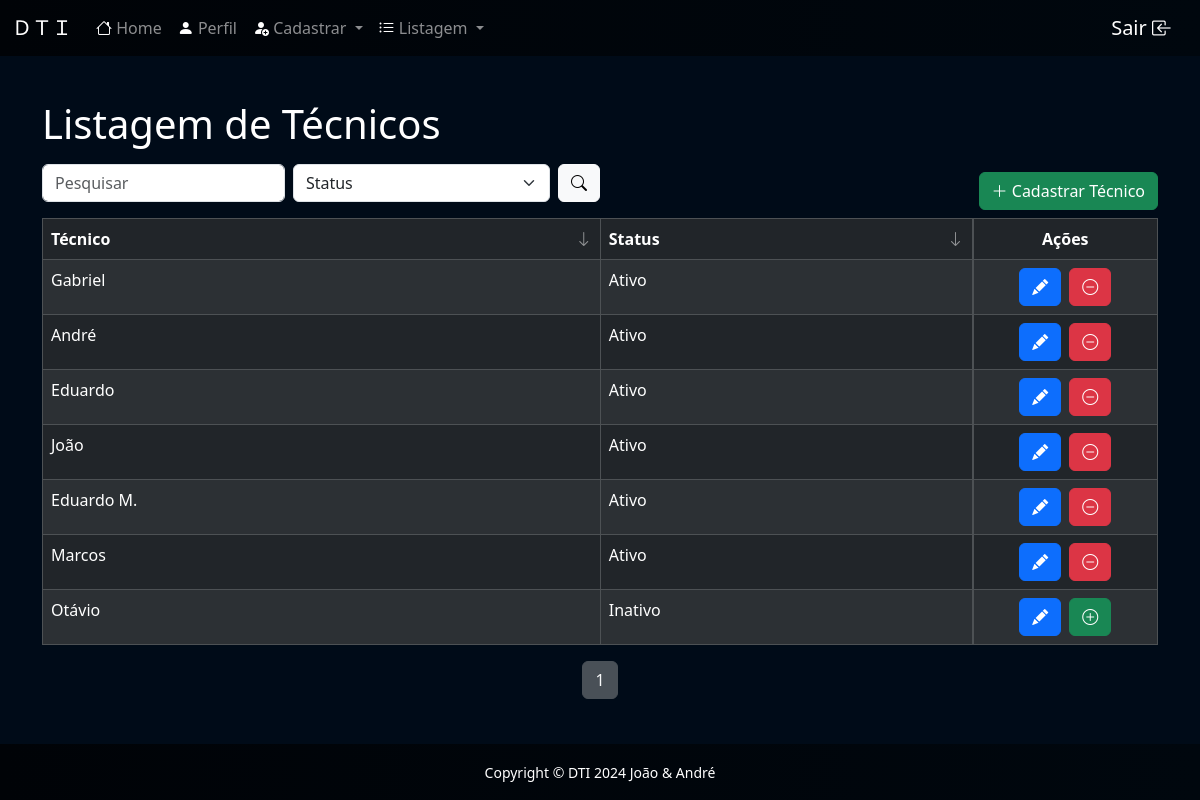
Page /listar/list-tecnico.php (signed in) on the earlier database version.
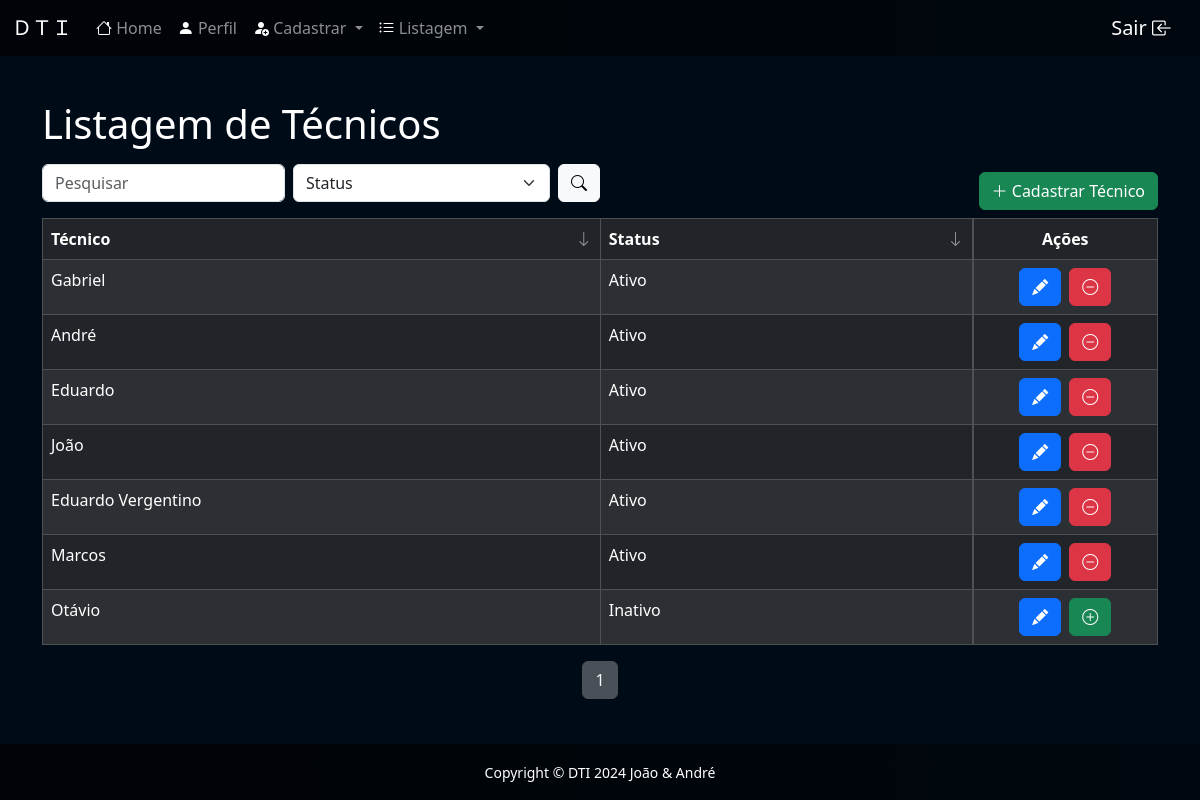
Same page on the later database version.
### tables this page shows
CREATE TABLE `tecnico` (
  `id` int(11) NOT NULL,
  `nome` varchar(100) NOT NULL,
  `status` int(1) NOT NULL
);

### listar/list-tecnico.php (the view, shortened to what this page needs)
<?php
    require_once('../conexao.php');
    $V_WHERE = "";
    $S_WHERE = "";
    $itens_por_pagina = 15;
    $pagina = isset($_GET['page']) ? $_GET['page'] : 1;
    $offset = ($pagina - 1) * $itens_por_pagina;
    $sql_count = "SELECT COUNT(*) AS total FROM tecnico WHERE 1 = 1 " . $V_WHERE . $S_WHERE;
    $resultado_count = mysqli_query($conexao, $sql_count);
    $linha_count = mysqli_fetch_assoc($resultado_count);
    $total_registros = $linha_count['total'];
    $total_paginas = ceil($total_registros / $itens_por_pagina);
    $sort_col = isset($_GET['sort_col']) ? $_GET['sort_col'] : 2;
    $sort_order = isset($_GET['sort_order']) ? $_GET['sort_order'] : 'ASC';
    switch ($sort_col) {
        default:
            $sort_col = 'tecnico.status';
    }
    $sql = "SELECT * FROM tecnico
              WHERE 1 = 1 " . $V_WHERE . $S_WHERE . "
              ORDER BY $sort_col $sort_order
              LIMIT $itens_por_pagina OFFSET $offset";
    $resultado = mysqli_query($conexao, $sql);
?>
<!DOCTYPE html>
<html lang="pt-br">
<head>
    <link href="https://cdn.jsdelivr.net/npm/bootstrap@5.3.3/dist/css/bootstrap.min.css" rel="stylesheet">
    <link rel="stylesheet" href="https://cdn.jsdelivr.net/npm/bootstrap-icons@1.11.3/font/bootstrap-icons.min.css">
</head>
<body>
    <?php require_once("../template/menu01.php") ?>
    <main class="container" style="margin-top: 100px;">
        <h1>Listagem de Técnicos</h1>
        <div class="d-flex justify-content-between align-items-end mb-2">
            <form class="d-flex col-6 mt-2 mb-2" method="post" role="search">
                <input class="form-control me-2" type="search" name="search" placeholder="Pesquisar" aria-label="Search">
                <select class="form-select me-2" name="search-status" id="search-status">
                    <option selected value="">Status</option>
                </select>
                <button class="btn btn-light" type="submit" name="pesquisar"><i class="bi bi-search" style="color: black; "></i></button>
            </form>
            <?php if ($_SESSION['nivel'] == 2): ?>
                <a href="../cadastro/cad-tecnico.php" class="btn btn-success"><i class="bi bi-plus-lg"></i> Cadastrar Técnico</a>
            <?php endif; ?>
        </div>
            <table class="table table-dark table-striped table-bordered">
            <thead>
                <tr>
                    <th id="header0" onclick="sortTable(0)" class="sortable asc col-6">Técnico <i class="bi bi-arrow-down sort-icon"></th>
                    <th id="header0" onclick="sortTable(1)" class="sortable col-4">Status <i class="bi bi-arrow-down sort-icon"></th>
                    <?php if ($_SESSION['nivel'] == 2): ?>
                        <th class="d-flex justify-content-center">Ações</th>
                    <?php endif; ?>
                </tr>
            </thead>
            <tbody>
                <?php
                    while ($linha = mysqli_fetch_array($resultado)) {
                        if ($linha['status'] == 1) {
                            $status = "Ativo";
                        } else {
                            $status = "Inativo";
                        }
                ?>
                <tr>
                    <td><?= $linha['nome'] ?></td>
                    <td><?= $status ?></td>
                    <?php if ($_SESSION['nivel'] == 2): ?>
                        <td class="d-flex justify-content-center gap-2">
                            <abbr title="Editar"><a class="btn btn-primary" href="../editar/edit-tecnico.php?id=<?= $linha['id'] ?>"><i class="bi bi-pencil-fill"></i></a></abbr>
                            <form method="post">
                                <?php if ($status == "Ativo"): ?>
                                    <abbr title="Desativar">
                                        <button type="submit" name="desativar" class="btn btn-danger">
                                            <i class="bi bi-dash-circle"></i>
                                        </button>
                                    </abbr>
                                <?php else: ?>
                                    <abbr title="Ativar">
                                        <button type="submit" name="ativar" class="btn btn-success">
                                            <i class="bi bi-plus-circle"></i>
                                        </button>
                                    </abbr>
                                <?php endif; ?>
                            </form>
                        </td>
                    <?php endif; ?>
                </tr>
                <?php } ?>
            </tbody>
        </table>
        <nav aria-label="Paginação">
            <ul class="pagination justify-content-center">
                <?php for ($i = 1; $i <= $total_paginas; $i++): ?>
                    <li class="page-item <?= ($pagina == $i) ? 'active' : '' ?>"><a class="page-link" href="?page=<?= $i ?>"><?= $i ?></a></li>
                <?php endfor; ?>
            </ul>
        </nav>
    </main>
    <?php require_once("../template/rodape01.php") ?>
</body>
</html>

Differences in the rows shown:
changed tecnico: nome "Eduardo M." → "Eduardo Vergentino"
